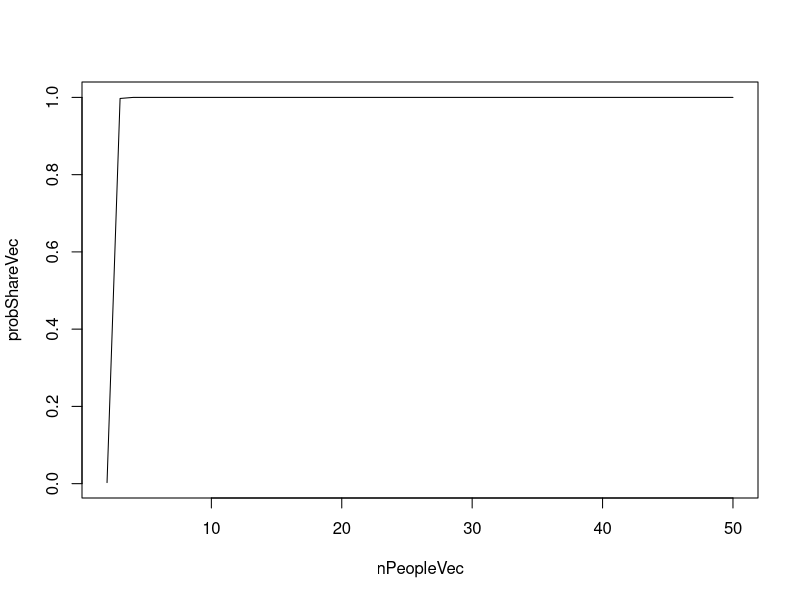
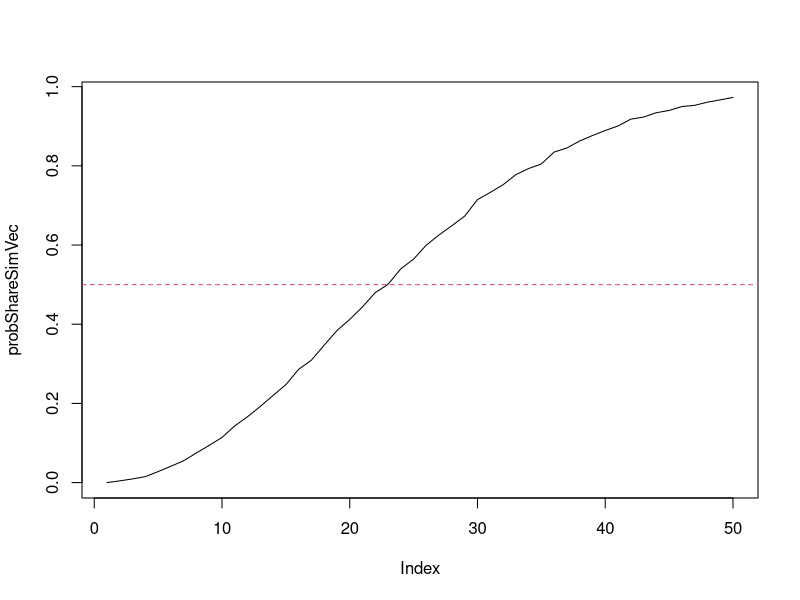

The R script that drew these images, in order:
library(tidyverse)
setwd("/Users/MiSelf2/Desktop/Stats 101 Prob & Infer/Simulations/SimulationFun")

### the birthday problem
## how many people does one need so that the probability of more than two people sharing a birthday 
### is greater than 1/2; forget about leap years and assume uniformity of birthday distribution and
### independence of birthday among people.

#### theoretical answer #### 
## probability that two people do not share the same birthday is 
364/365

## probability that three people do not share the same birthday is 
(364/365)*(363/365)
## 364/365 is the probabily of the second not having the same birthday as the first and
### 363/365 is the probabily of the third not having the same birthday as the first and second
### do you see where we use independence/uniformity assumptions??

## probability that four people do not share the same birthday is 
(364/365)*(363/365)*(362/365)

## probability that ten people do not share the same birthday is 
prod(364:(365-9))/(365^9)
### notice that we have 9 comparisons going on in a group of ten people 

## a more general solution might look like
nPeople <- 10
propNotShare <- prod( 364:(365 - (nPeople-1)) )/(365^(nPeople-1))
probShare <- 1 - propNotShare

## now we look at this probability for different number of people up to 50
### we vectorize the above code and plot it
nPeopleVec <- 2:50
propNotShareVec <- prod( 364:(365 - (nPeopleVec-1)) )/(365^(nPeopleVec-1))
probShareVec <- 1 - propNotShareVec

plot(nPeopleVec, probShareVec, type = "l")

#### TO DO ####
## fix this code with the map function

## follow up questions
### should we be concerned with computational limits (365^50 is quite large)?
### how could we use a for loop to do this itertively ?
### what are other ways of coding this up?
### pbirthday function in R?

#### simulated answer #### 
## some preliminary work

#### TO DO ####
## decypher and comment this code

iNPeople <- 10

bdays <- sample(365, size = iNPeople, replace = TRUE)
unique(bdays)

length(bdays) == length(unique(bdays))
iNPeople == length(unique(bdays))

## simulation time
nPeopleMAX <- 50
probShareSimVec <- numeric(nPeopleMAX)
nSims <- 10^4


for(iNPeople in 1:nPeopleMAX){
  isSharingVec <- logical(nSims)
  for(jSim in 1:nSims){
    bdays <- sample(365, size = iNPeople, replace = TRUE)
    isSharingVec[jSim] <- iNPeople != length(unique(bdays))
  }
  probShareSimVec[iNPeople] <- mean(isSharingVec)
}

plot(probShareSimVec, type = "l")
abline(1/2, 0, col = 2, lty = 2)

min(which(probShareSimVec > 1/2))
